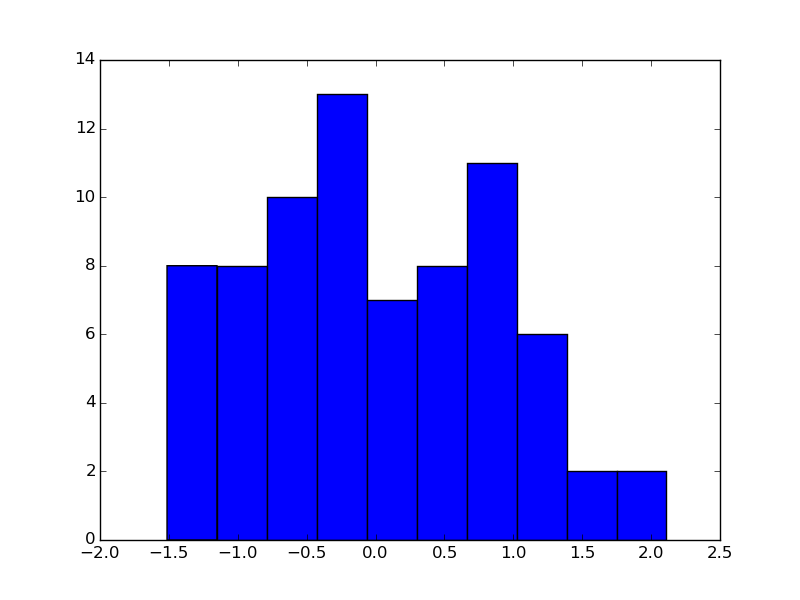

Write Python code to recreate this figure.
import numpy as np
from numpy.random import randn
import matplotlib as mpl
import matplotlib.pyplot as plt

#np.random.seed(9221999)
# El pollo, creamos un poco de datos aleatorios
data = randn(75)
plt.hist(data)

import sys
# plt.savefig("ejemplo1.png")
plt.show()
